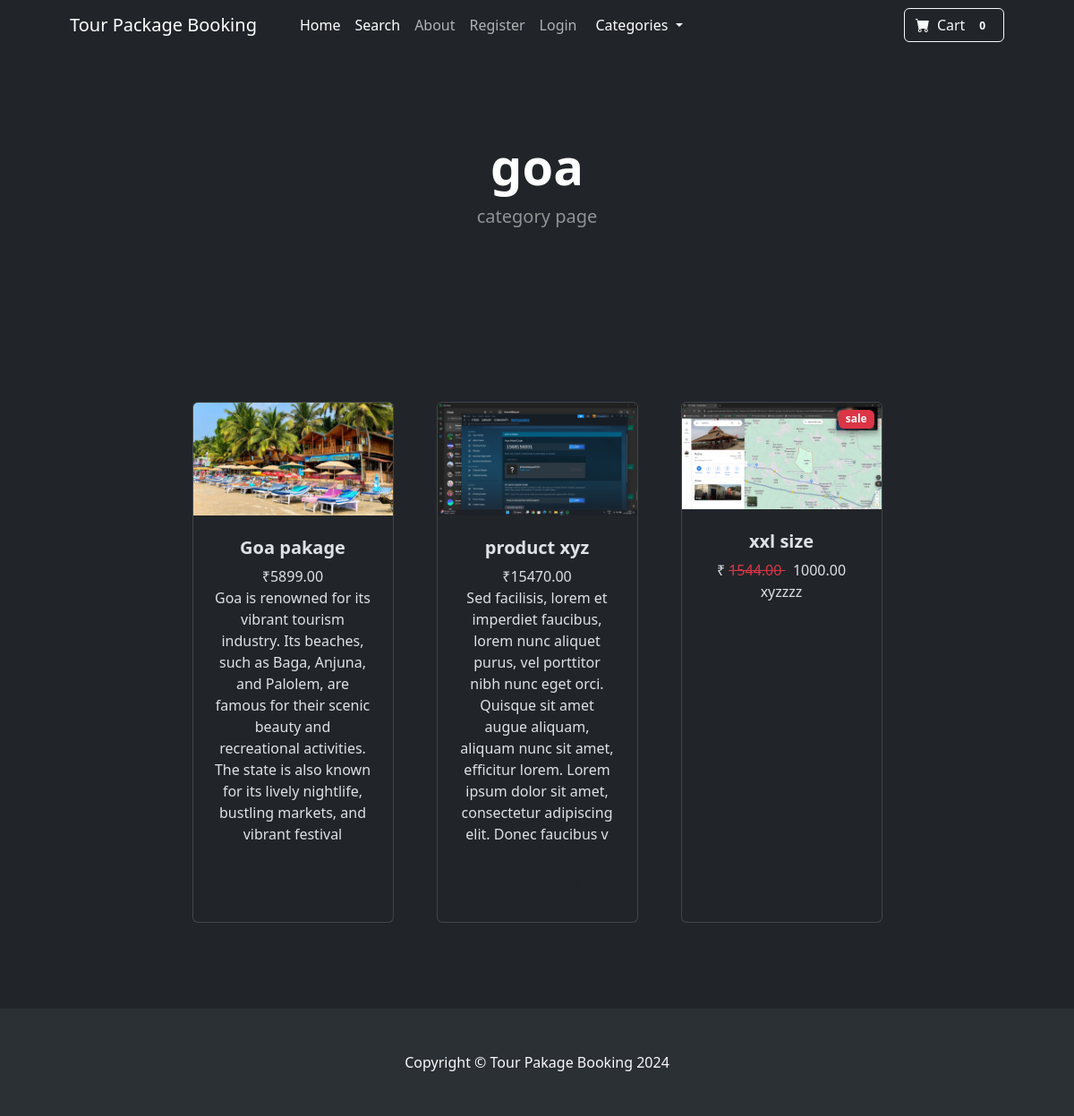
Screenshot of /category/goa with the database file from the repository.
### tour_pacage_booking/models.py (models this page shows, shortened)
class Category(models.Model):
    name = models.CharField(max_length=100)
    class Meta:
        verbose_name = 'category'  # Note: use singular "category" for consistency
    def __str__(self):
        return self.name

class Product(models.Model):
  name =  models.CharField(max_length=50)
  price =  models.DecimalField(default=0, decimal_places=2,max_digits=10 )
  category = models.ForeignKey(Category,on_delete=models.CASCADE,default=1)
  discription = models.CharField(max_length=250,default='',blank=True,null=True)
  image = models.ImageField(upload_to='uploads/product/')
  is_sale = models.BooleanField(default=False)
  sale_price = models.DecimalField(default=0, decimal_places=2,max_digits=10 )

### tour_pacage_booking/views.py (the view)
# urls.py: path('category/<str:foo>',views.category,name ='category'),
def category(request,foo):
    foo = foo.replace('-',' ')
    try:
        category = Category.objects.get(name=foo)
        products = Product.objects.filter(category=category)
        return render(request,'category.html',{'products':products , 'category':category})
    except:
        messages.success(request,('that category dosenot exist'))
        return redirect('home')

### cart/cart.py (called while the page is built)
    def __len__(self):
        return len(self.cart)

### cart/context_processors.py (called while the page is built)
def cart(request):
    return {'cart': Cart(request)}

### tour_pacage_booking/templates/category.html
{% extends 'base.html' %}
{% block content%}
        <header class="bg-dark py-5">
            <div class="container px-4 px-lg-5 my-5">
                <div class="text-center text-white">
                    <h1 class="display-4 fw-bolder">{{category}}</h1>
                    <p class="lead fw-normal text-white-50 mb-0"> category page</p>
                </div>
            </div>
        </header>
        <section class="py-5">
            <div class="container px-4 px-lg-5 mt-5">
                <div class="row gx-4 gx-lg-5 row-cols-2 row-cols-md-3 row-cols-xl-4 justify-content-center">
                  {% for product in products %}
                    {% if product.is_sale %}
                     <div class="col mb-5">
                        <div class="card h-100">
                            <div class="badge bg-danger text-light position-absolute" style ="top:0.5rem; right:0.5rem ">
                                sale
                            </div>
                            <img class="card-img-top" src="{{product.image.url}}" alt="..." />
                            <div class="card-body p-4">
                                <div class="text-center">
                                    <h5 class="fw-bolder">{{product.name}}</h5>
                                   &#8377;
                                   <del class ="text-danger" >{{product.price}} </del> &nbsp;
                                   {{product.sale_price}}
                                   <br/>
                                    {{product.discription}}
                                </div>
                            </div>
                            <div class="card-footer p-4 pt-0 border-top-0 bg-transparent">
                                <div class="text-center"><a class="btn btn-outline-dark mt-auto" href="{% url 'product' product.id %}">View Product</a></div>
                            </div>
                        </div>
                    </div>
                    {% else %}
                     <div class="col mb-5">
                        <div class="card h-100">
                            <img class="card-img-top" src="{{product.image.url}}" alt="..." />
                            <div class="card-body p-4">
                                <div class="text-center">
                                    <h5 class="fw-bolder">{{product.name}}</h5>
                                    &#8377;{{product.price}}
                                   <br/>
                                    {{product.discription}}
                                </div>
                            </div>
                            <div class="card-footer p-4 pt-0 border-top-0 bg-transparent">
                                <div class="text-center"><a class="btn btn-outline-dark mt-auto" href="{% url 'product' product.id %}">View Product</a></div>
                            </div>
                        </div>
                    </div>
                    {% endif%}
                    {% endfor%}
                </div>
            </div>
        </section>
{% endblock %}

### tour_pacage_booking/templates/base.html (shortened to what this page needs)
{% load static %}
<!DOCTYPE html>
<html lang="en" data-bs-theme="dark">
    <head>
        <link href="https://cdn.jsdelivr.net/npm/bootstrap-icons@1.5.0/font/bootstrap-icons.css" rel="stylesheet" />
        <link href="{% static 'css/styles.css' %}" rel="stylesheet" />
        <link href="https://cdn.jsdelivr.net/npm/bootstrap@5.3.3/dist/css/bootstrap.min.css" rel="stylesheet">
    </head>
    <body>
        {% include 'navbar.html' %}
        {% block content%}
        {% endblock%}
        <footer class="py-5 bg-body-tertiary">
            <div class="container"><p class="m-0 text-center text-light">Copyright &copy; Tour Pakage Booking 2024</p></div>
        </footer>
    </body>
</html>

### tour_pacage_booking/templates/navbar.html (shortened to what this page needs)
<nav class="navbar navbar-expand-lg navbar-light bg-dark">
    <div class="container px-4 px-lg-5">
        <a class="navbar-brand" href="{% url 'home'%}">Tour Package Booking</a>
        <div class="collapse navbar-collapse" id="navbarSupportedContent">
            <ul class="navbar-nav me-auto mb-2 mb-lg-0 ms-lg-4">
                <li class="nav-item"><a class="nav-link active" aria-current="page" href="{% url 'home' %}">Home</a></li>
                <li class="nav-item"><a class="nav-link active" aria-current="page" href="{% url 'search' %}">Search</a></li>
                <li class="nav-item"><a class="nav-link" href="{% url 'about'%}">About</a></li>
                {% if user.is_authenticated%}
                <li class="nav-item"><a class="nav-link" href="{% url 'logout'%}">Logout</a></li>
                <li>
                    <div class="collapse navbar-collapse" id="navbarNavDarkDropdown">
                        <ul class="navbar-nav">
                            <li class="nav-item dropdown">
                              <button class="btn btn-dark dropdown-toggle" data-bs-toggle="dropdown" aria-expanded="false">
                                  Profile
                              </button>
                    <ul class="dropdown-menu dropdown-menu-dark">
                        <li><a class="dropdown-item" href="{% url 'update_user' %}">User Profile</a></li>
                        <li><a class="dropdown-item" href="{% url 'update_info' %}">User info</a></li>
                    </ul>
                </li>
              </ul>
            </div>
                </li>
                {%else%}
                <li class="nav-item"><a class="nav-link" href="{% url 'register'%}">Register</a></li>
                <li class="nav-item"><a class="nav-link" href="{% url 'login'%}">Login</a></li>
                {%endif%}
                <div class="collapse navbar-collapse" id="navbarNavDarkDropdown">
                    <ul class="navbar-nav">
                      <li class="nav-item dropdown">
                        <button class="btn btn-dark dropdown-toggle" data-bs-toggle="dropdown" aria-expanded="false">
                            Categories
                        </button>
                      </li>
                    </ul>
                  </div>
            </ul>
            <form class="d-flex">
                <a href="{% url 'cart_summary' %}" class="btn btn-outline-light" ><i class="bi-cart-fill me-1"></i>
                    Cart
                    <span class="badge bg-dark text-white ms-1 rounded-pill" id="cart_quantity">{{cart|length}} </span></a>
            </form>
        </div>
    </div>
</nav>

### rows the page displays
Category: name "goa"
Product: image (picture), name "Goa pakage", price "5899.00", discription "Goa is renowned for its vibrant tourism industry. Its beaches, such as Baga, Anjuna, and Palolem, are famous for their scenic beauty and recreational activities. The state is also known for its lively nightlife, bustling markets, and vibrant festival"
Product: image (picture), name "product xyz", price "15470.00", discription "Sed facilisis, lorem et imperdiet faucibus, lorem nunc aliquet purus, vel porttitor nibh nunc eget orci. Quisque sit amet augue aliquam, aliquam nunc sit amet, efficitur lorem. Lorem ipsum dolor sit amet, consectetur adipiscing elit. Donec faucibus v"
Product: image (picture), name "xxl size", price "1544.00", sale_price "1000.00", discription "xyzzzz"

### other values shown
{{ cart|length }} "0"
